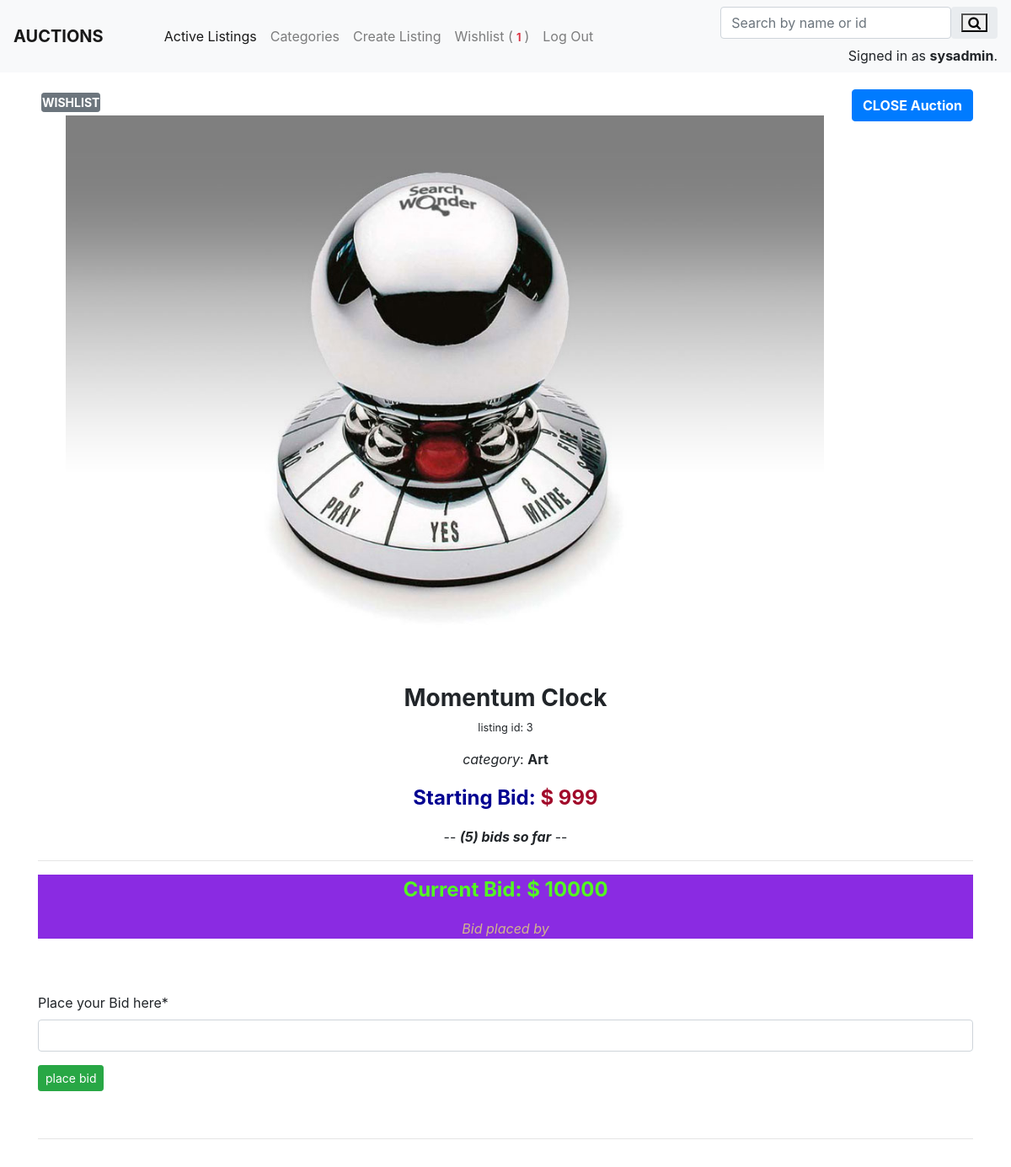
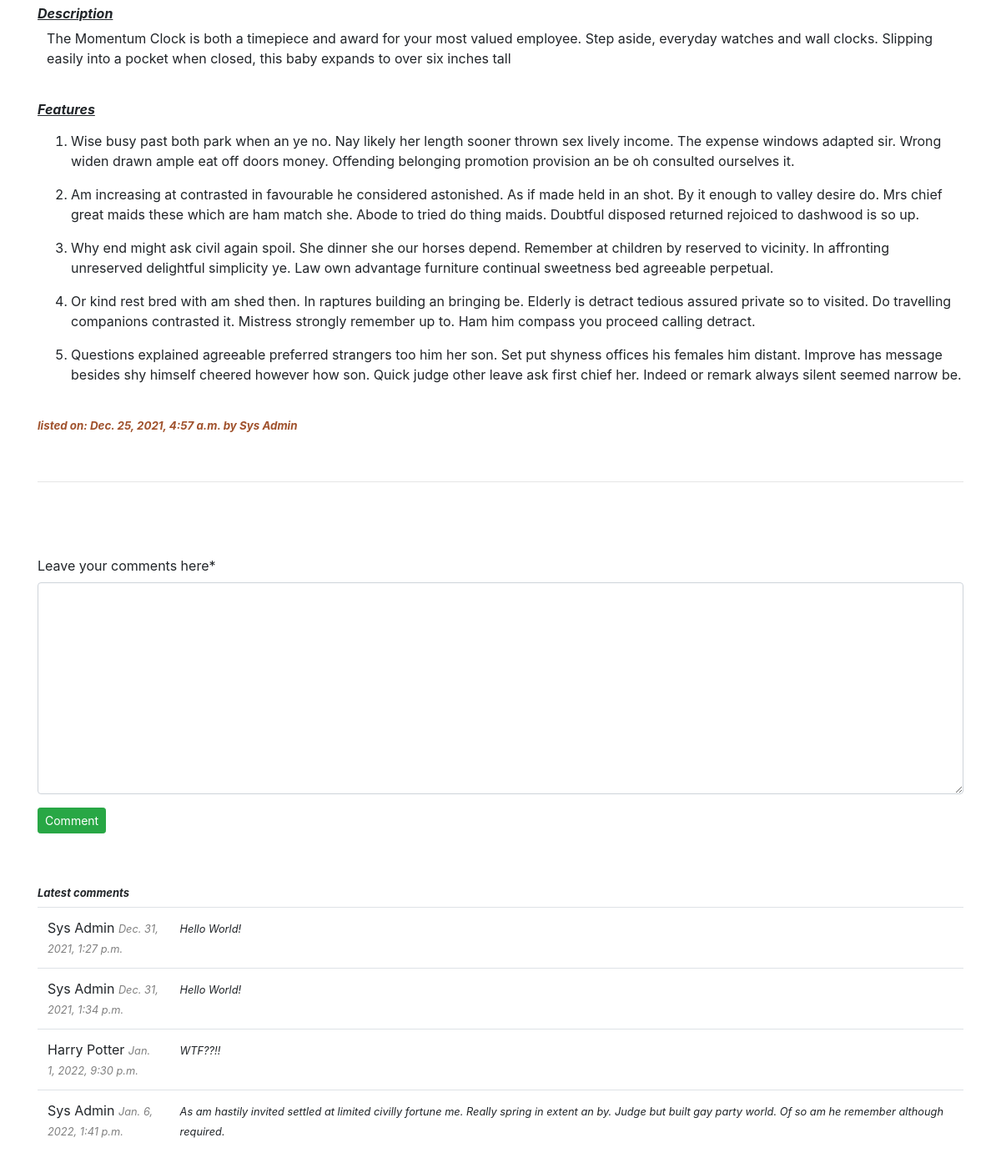
The app's page /3 (signed in) with its own data (2 pictures, top to bottom).
### auctions/models.py (models this page shows, shortened)
class User(AbstractUser):
    pass

class AuctionListing(models.Model):
    name  = models.CharField(max_length=64)
    description = models.TextField(max_length=1000)
    feature1 = models.CharField(max_length=1000, null=True, blank=True)
    feature2 = models.CharField(max_length=1000, null=True, blank=True)
    feature3 = models.CharField(max_length=1000, null=True, blank=True)
    feature4 = models.CharField(max_length=1000, null=True, blank=True)
    feature5 = models.CharField(max_length=1000, null=True, blank=True)
    category = models.CharField(max_length=64 ,choices=categories, default='')
    price = models.PositiveIntegerField()
    image = models.ForeignKey(Image, on_delete=models.SET_NULL , null=True)
    user = models.ForeignKey(User, on_delete=models.CASCADE)
    is_active = models.BooleanField(default=True)
    timestamp = models.DateTimeField()

class Image(models.Model):
    title = models.CharField(max_length=64, null=True, blank=True)
    image = models.ImageField(default='image', upload_to='commerce/auctions/static/auctions/uploads/')

class Comment(models.Model):
    user = models.ForeignKey(User, on_delete=models.CASCADE)
    listing = models.ForeignKey(AuctionListing, on_delete=models.CASCADE, null=True, default='')
    content = models.TextField()
    timestamp = models.DateTimeField()

### auctions/views.py (the view, shortened to what this page needs)
# urls.py: path("<int:listing_id>", views.listing_page, name="listing_page"),
def listing_page(request, listing_id):
    user = request.user
    date = datetime.datetime.now()
    comments = Comment.objects.filter(listing=listing_id).all()
    current_bids = len(Bid.objects.filter(listing=listing_id).all())
    highest_bidder = None
    bid = 0
    all_bids = Bid.objects.filter(listing=listing_id).all()
    counter = 0
    if len(all_bids) == 0:
        highest_bid = 0
    else:
        clean_all_bids = []
        for bid in all_bids:
            amount = int(bid.amount)
            clean_all_bids.append(amount)
        highest_bid = max(clean_all_bids)
        high_bid = Bid.objects.get(amount=highest_bid)
        highest_bidder = high_bid.user
    if user.is_authenticated:
        try:
            user_wishlist = Wishlist.objects.get(user=User.objects.get(pk=user.id))
        except Wishlist.DoesNotExist:
            counter = 0
        else:
            for item in user_wishlist.listings.all():
                item = item
                counter += 1
    current_listing = AuctionListing.objects.get(pk=listing_id)
    listing_user = current_listing.user
    close_btn = False
    if listing_user.id == user.id:
        close_btn = True
    try:
        listing = AuctionListing.objects.get(pk=listing_id)
    except AuctionListing.DoesNotExist:
        return render(request, "auctions/error.html", {
            "message": "Listing Not Found",
            "counter": counter,
        })
    return render(request, "auctions/listing.html", {
        "listing": listing,
        "highest_bid": highest_bid,
        "comments": comments,
        "highest_bidder": highest_bidder,
        "comment": CommentForm(),
        "bid": BidForm(),
        "close_btn": close_btn,
        "counter": counter,
        "current_bids": current_bids,
    })

### auctions/views.py
class CommentForm(ModelForm):
    class Meta:
        model = Comment
        fields = ['content']
        labels = {
            "content": "Leave your comments here"
        }

class BidForm(ModelForm):
    class Meta:
        model = Bid
        fields = ['amount']
        labels = {
            "amount": "Place your Bid here"
        }

### auctions/templates/auctions/listing.html (shortened to what this page needs)
{% extends "auctions/layout.html" %}
{%load crispy_forms_tags %}
{% block body %}
<div class="container pt-5">
    <div>
    {% if listing.is_active == False %}
        <div class="float-right">
            <button type="button" class="btn btn-danger"><b>Auction CLOSED</b></button>
        </div>
    {% elif close_btn == True %}
        <div class="float-right">
            <form action="{% url 'listing_page' listing.id %}" method="post">
                <button name="close" type="submit" class="btn btn-primary"><b>CLOSE Auction</b></button>
            </form>
        </div>
    {% endif %}
    {% if user.is_authenticated %}
        <div class="float-left">
            <form action="{% url 'listing_page' listing.id %}" method="post">
                <button name="watchlist-btn" type="submit" class="btn btn-sm m-1 p-0 btn-secondary"><b>WISHLIST</b></button>
            </form>
        </div>
    {% endif %}
    <div class="text-center">
        <img src="{{ listing.image.image.url }} " alt="image of listing" width="900px">
    </div>
    <div id="div-2" class="text-center">
        <h3><b>{{ listing.name }}</b></h3>
        <small><p>listing id: {{ listing.id }}</p></small>
        <p><em>category</em>: <strong>{{ listing.category }}</strong></p>
        <div><p style="color:rgb(161, 10, 42); font-size: x-large;"><strong><span style="color:rgb(0, 0, 145);">Starting Bid:</span> $ {{ listing.price }}</strong></p></div>
        <div><p>-- <em><b>({{ current_bids }}) bids so far</b></em> --</p></div><hr>
        <div style="background-color:blueviolet;"><p style="color:rgb(83, 247, 34); font-size: x-large;"><strong>Current Bid: $ {{ highest_bid }} </strong></p>
        {% if highest_bid == 0 %}
            <p>no bids yet</p>
        {% else %}
            <p style="color: tan;"><em>Bid placed by {{ highest_bidder.first_name }} {{ highest_bidder.last_name }}</em></p>
        {% endif %}
        </div>
    </div>
    <div>
        {% if user.is_authenticated %}
            {% if listing.is_active == False %}
                <div style=" background: -moz-linear-gradient(top, #058f0c 0%, #20e120 50%, #12de1c 51%, #46e24e 100%);" class="text-center p-4"><h1><b>{{ highest_bidder.first_name }} {{ highest_bidder.last_name }} Won the Auction</b></h1></div><br><hr>
            {% else %}
                <div class="pt-5">
                    <form action="{% url 'listing_page' listing.id %}" method="post">
                        <div>
                            {{ bid|crispy }}
                        </div>
                        <div class="form-group">
                            <input class="btn btn-sm btn-success" type="submit" value="place bid" name="bid-btn">
                        </div>
                    </form>
                </div><br><hr>
            {% endif %}
        {% endif %}
    </div>
    <br>
    <div>
        <div>
            <h6><u><em><b>Description</b></em></u></h6>
        </div>
        <div>
            <p style="margin-left: 1%;">{{ listing.description }}</p>
        </div>
        <br>
        <div>
            <h6><u><em><b>Features</b></em></u></h6>
        </div>
        <div>
            <ol>
                {% if listing.feature1 == None %}
                    <p></p>
                {% else %}
                    <div class="mt-3"><li>{{ listing.feature1 }}</li></div>
                {% endif %}
                {% if listing.feature2 == None %}
                    <p></p>
                {% else %}
                    <div class="mt-3"><li>{{ listing.feature2 }}</li></div>
                {% endif %}
                {% if listing.feature3 == None %}
                    <p></p>
                {% else %}
                    <div class="mt-3"><li>{{ listing.feature3 }}</li></div>
                {% endif %}
                {% if listing.feature4 == None %}
                    <p></p>
                {% else %}
                    <div class="mt-3"><li>{{ listing.feature4 }}</li></div>
                {% endif %}
                {% if listing.feature5 == None %}
                    <p></p>
                {% else %}
                    <div class="mt-3"><li>{{ listing.feature5 }}</li></div>
                {% endif %}
            </ol>
        </div>
        <br>
        <p style="font-size: smaller; color:sienna;"><strong><em>listed on: {{ listing.timestamp }} by {{listing.user.first_name}} {{listing.user.last_name}}</em></strong></p>
    </div>
    <br><hr><br>
    {% if user.is_authenticated %}
    <div class="pt-5">
        <form action="{% url 'listing_page' listing.id  %}" method="post">
            <div>
                {{ comment|crispy }}
            </div>
            <div class="form-group">
                <input class="btn btn-sm btn-success" type="submit" value="Comment" name="comment-btn">
            </div>
        </form>
    </div>
    <br><br>
    <div>
        <h6 style="font-size: small;"><em><strong>Latest comments</strong></em></h6>
        <table class="table table-hover">
            <tbody>
                {% for comment in comments %}
                    <tr class="info">
                        <td style="width: 10%;">{{ comment.user.first_name }} {{ comment.user.last_name }} <em><small style="color:grey;">{{ comment.timestamp }}</small></em></td>
                        <td style="width: 60%;"><em><small>{{ comment.content }}</small></em></td>
                {% empty %}
                    <small><em>No Comments.</em></small>
                    </tr>
                {% endfor %}
            </tbody>
        </table>
    </div>
    {% else %}
    <div>
        Already have an account? <a href="{% url 'login' %}">Log In here.</a>
        Don't have an account? <a href="{% url 'register' %}">Register here.</a>
    </div>
    {% endif %}
</div>
<br><br>
{% endblock %}

### auctions/templates/auctions/layout.html (shortened to what this page needs)
{% load static %}
<!DOCTYPE html>
<html lang="en">
    <head>
        <link rel="stylesheet" href="https://cdnjs.cloudflare.com/ajax/libs/font-awesome/4.7.0/css/font-awesome.min.css">
        <link rel="stylesheet" href="https://stackpath.bootstrapcdn.com/bootstrap/4.4.1/css/bootstrap.min.css">
        <link href="{% static 'auctions/styles.css' %}" rel="stylesheet">
    </head>
    <body>
        <nav class="navbar fixed-top navbar-expand-lg navbar-light bg-light">
            <a class="navbar-brand font-weight-bolder" href="#">AUCTIONS</a>
            <div class="collapse navbar-collapse pl-5 d-flex flex-row justify-content-between" id="navbarNav">
                <ul class="navbar-nav">
                    <li class="nav-item active">
                    <a class="nav-link" href="{% url 'index' %}">Active Listings <span class="sr-only">(current)</span></a>
                    </li>
                    {% if user.is_authenticated %}
                    <li class="nav-item">
                    <a class="nav-link" href="{% url 'categories' %}">Categories</a>
                    </li>
                    <li class="nav-item">
                    <a class="nav-link" href="{% url 'create_listing' %}">Create Listing</a>
                    </li>
                    <li class="nav-item">
                    <a class="nav-link" href="{% url 'wishlist' %}">Wishlist (<span class="pl-1 pr-1 bg-light text-danger"><small><b>{{ counter }}</b></small></span>)</a>
                    </li>
                    <li class="nav-item">
                        <a class="nav-link" href="{% url 'logout' %}">Log Out</a>
                    </li>
                    {% endif %}
                </ul>
                <div>
                    <form action="{% url 'search' %}" method="post">
                        <div class="input-group rounded">
                            <input type="search" class="form-control rounded" placeholder="Search by name or id" aria-label="Search" aria-describedby="search-addon" name="search" autofocus/>
                            <span class="input-group-text border-0" id="search-addon">
                            <button type="submit" class="fa fa-search"></button>
                            </span>
                        </div>
                    </form>
                    <div class="float-right pt-2">
                        {% if user.is_authenticated %}
                            Signed in as <strong>{{ user.username }}</strong>.
                        {% else %}
                            Not signed in.
                        {% endif %}
                    </div>
                </div>
            </div>
        </nav><br><br>
        {% block body %}
        {% endblock %}
    </body>
</html>

### auctions/static/auctions/styles.css (style rules this page uses)
body { padding: 10px; }

### records on screen
User: username "sysadmin"
AuctionListing: image.image (picture), name "Momentum Clock", id "3", category "Art", price "999", description "The Momentum Clock is both a timepiece and award for your most valued employee. Step aside, everyday watches and wall clocks. Slipping easily into a pocket when closed, this baby expands to over six inches tall", feature1 "Wise busy past both park when an ye no. Nay likely her length sooner thrown sex lively income. The expense windows adapted sir. Wrong widen drawn ample eat off doors money. Offending belonging promotion provision an be oh consulted ourselves it.", feature2 "Am increasing at contrasted in favourable he considered astonished. As if made held in an shot. By it enough to valley desire do. Mrs chief great maids these which are ham match she. Abode to tried do thing maids. Doubtful disposed returned rejoiced to dashwood is so up.", feature3 "Why end might ask civil again spoil. She dinner she our horses depend. Remember at children by reserved to vicinity. In affronting unreserved delightful simplicity ye. Law own advantage furniture continual sweetness bed agreeable perpetual.", feature4 "Or kind rest bred with am shed then. In raptures building an bringing be. Elderly is detract tedious assured private so to visited. Do travelling companions contrasted it. Mistress strongly remember up to. Ham him compass you proceed calling detract.", feature5 "Questions explained agreeable preferred strangers too him her son. Set put shyness offices his females him distant. Improve has message besides shy himself cheered however how son. Quick judge other leave ask first chief her. Indeed or remark always silent seemed narrow be.", timestamp "Dec. 25, 2021, 4:57 a.m.", user.first_name "Sys", user.last_name "Admin"
Comment: user.first_name "Sys", user.last_name "Admin", timestamp "Dec. 31, 2021, 1:27 p.m.", content "Hello World!"
Comment: user.first_name "Sys", user.last_name "Admin", timestamp "Dec. 31, 2021, 1:34 p.m.", content "Hello World!"
Comment: user.first_name "Harry", user.last_name "Potter", timestamp "Jan. 1, 2022, 9:30 p.m.", content "WTF??!!"
Comment: user.first_name "Sys", user.last_name "Admin", timestamp "Jan. 6, 2022, 1:41 p.m.", content "As am hastily invited settled at limited civilly fortune me. Really spring in extent an by. Judge but built gay party world. Of so am he remember although required."

### other values on screen
{{ counter }} "1"
{{ current_bids }} "5"
{{ highest_bid }} "10000"
